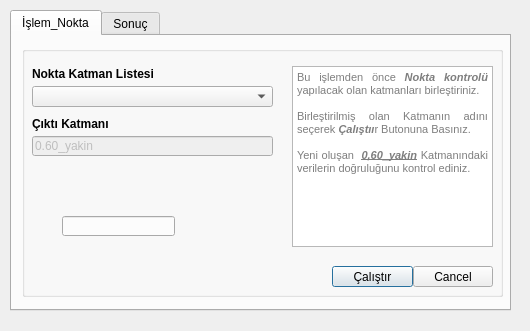
<?xml version="1.0" encoding="UTF-8"?>
<ui version="4.0">
 <class>NoktaKontrolDialogBase</class>
 <widget class="QDialog" name="NoktaKontrolDialogBase">
  <property name="geometry">
   <rect>
    <x>0</x>
    <y>0</y>
    <width>530</width>
    <height>331</height>
   </rect>
  </property>
  <property name="windowTitle">
   <string>CBS Yakın Nokta Kontrolu</string>
  </property>
  <widget class="QTabWidget" name="tabWidget">
   <property name="geometry">
    <rect>
     <x>10</x>
     <y>10</y>
     <width>501</width>
     <height>301</height>
    </rect>
   </property>
   <property name="autoFillBackground">
    <bool>false</bool>
   </property>
   <property name="currentIndex">
    <number>0</number>
   </property>
   <widget class="QWidget" name="tab">
    <attribute name="title">
     <string>İşlem_Nokta</string>
    </attribute>
    <widget class="QGroupBox" name="groupBox">
     <property name="geometry">
      <rect>
       <x>10</x>
       <y>10</y>
       <width>481</width>
       <height>251</height>
      </rect>
     </property>
     <property name="title">
      <string/>
     </property>
     <widget class="QLineEdit" name="lineEdit">
      <property name="enabled">
       <bool>false</bool>
      </property>
      <property name="geometry">
       <rect>
        <x>10</x>
        <y>90</y>
        <width>241</width>
        <height>20</height>
       </rect>
      </property>
      <property name="font">
       <font>
        <strikeout>false</strikeout>
       </font>
      </property>
      <property name="toolTip">
       <string>Çıktı Katman Adı</string>
      </property>
      <property name="whatsThis">
       <string/>
      </property>
      <property name="text">
       <string>0.60_yakin</string>
      </property>
     </widget>
     <widget class="QPushButton" name="ButonNoktaKontrol">
      <property name="geometry">
       <rect>
        <x>310</x>
        <y>220</y>
        <width>81</width>
        <height>21</height>
       </rect>
      </property>
      <property name="text">
       <string>Çalıştır</string>
      </property>
      <property name="checkable">
       <bool>false</bool>
      </property>
     </widget>
     <widget class="QDialogButtonBox" name="button_box">
      <property name="geometry">
       <rect>
        <x>390</x>
        <y>220</y>
        <width>81</width>
        <height>21</height>
       </rect>
      </property>
      <property name="orientation">
       <enum>Qt::Horizontal</enum>
      </property>
      <property name="standardButtons">
       <set>QDialogButtonBox::Cancel</set>
      </property>
     </widget>
     <widget class="QLabel" name="label_3">
      <property name="geometry">
       <rect>
        <x>10</x>
        <y>70</y>
        <width>111</width>
        <height>16</height>
       </rect>
      </property>
      <property name="font">
       <font>
        <weight>75</weight>
        <bold>true</bold>
       </font>
      </property>
      <property name="text">
       <string>Çıktı Katmanı</string>
      </property>
     </widget>
     <widget class="QLabel" name="label">
      <property name="geometry">
       <rect>
        <x>10</x>
        <y>20</y>
        <width>151</width>
        <height>16</height>
       </rect>
      </property>
      <property name="font">
       <font>
        <weight>75</weight>
        <bold>true</bold>
       </font>
      </property>
      <property name="text">
       <string>Nokta Katman Listesi</string>
      </property>
     </widget>
     <widget class="QTextBrowser" name="textBrowser">
      <property name="geometry">
       <rect>
        <x>270</x>
        <y>20</y>
        <width>201</width>
        <height>181</height>
       </rect>
      </property>
      <property name="html">
       <string>&lt;!DOCTYPE HTML PUBLIC &quot;-//W3C//DTD HTML 4.0//EN&quot; &quot;http://www.w3.org/TR/REC-html40/strict.dtd&quot;&gt;
&lt;html&gt;&lt;head&gt;&lt;meta name=&quot;qrichtext&quot; content=&quot;1&quot; /&gt;&lt;style type=&quot;text/css&quot;&gt;
p, li { white-space: pre-wrap; }
&lt;/style&gt;&lt;/head&gt;&lt;body style=&quot; font-family:'MS Shell Dlg 2'; font-size:8.25pt; font-weight:400; font-style:normal;&quot;&gt;
&lt;p align=&quot;justify&quot; style=&quot; margin-top:0px; margin-bottom:0px; margin-left:0px; margin-right:0px; -qt-block-indent:0; text-indent:0px;&quot;&gt;&lt;span style=&quot; font-size:8pt; color:#7e7e7e;&quot;&gt;Bu işlemden önce&lt;/span&gt;&lt;span style=&quot; font-size:8pt; font-weight:600; font-style:italic; color:#7e7e7e;&quot;&gt; Nokta kontrolü &lt;/span&gt;&lt;span style=&quot; font-size:8pt; color:#7e7e7e;&quot;&gt;yapılacak olan katmanları birleştiriniz. &lt;/span&gt;&lt;/p&gt;
&lt;p align=&quot;justify&quot; style=&quot;-qt-paragraph-type:empty; margin-top:0px; margin-bottom:0px; margin-left:0px; margin-right:0px; -qt-block-indent:0; text-indent:0px; font-size:8pt; color:#7e7e7e;&quot;&gt;&lt;br /&gt;&lt;/p&gt;
&lt;p align=&quot;justify&quot; style=&quot; margin-top:0px; margin-bottom:0px; margin-left:0px; margin-right:0px; -qt-block-indent:0; text-indent:0px;&quot;&gt;&lt;span style=&quot; font-size:8pt; color:#7e7e7e;&quot;&gt;Birleştirilmiş olan Katmanın adını seçerek &lt;/span&gt;&lt;span style=&quot; font-size:8pt; font-weight:600; font-style:italic; color:#7e7e7e;&quot;&gt;Çalıştıı&lt;/span&gt;&lt;span style=&quot; font-size:8pt; color:#7e7e7e;&quot;&gt;r Butonuna Basınız.&lt;/span&gt;&lt;/p&gt;
&lt;p align=&quot;justify&quot; style=&quot;-qt-paragraph-type:empty; margin-top:0px; margin-bottom:0px; margin-left:0px; margin-right:0px; -qt-block-indent:0; text-indent:0px; font-size:8pt; color:#7e7e7e;&quot;&gt;&lt;br /&gt;&lt;/p&gt;
&lt;p align=&quot;justify&quot; style=&quot; margin-top:0px; margin-bottom:0px; margin-left:0px; margin-right:0px; -qt-block-indent:0; text-indent:0px;&quot;&gt;&lt;span style=&quot; font-size:8pt; color:#7e7e7e;&quot;&gt;Yeni oluşan  &lt;/span&gt;&lt;span style=&quot; font-size:8pt; font-weight:600; font-style:italic; text-decoration: underline; color:#7e7e7e;&quot;&gt;0,60_yakin&lt;/span&gt;&lt;span style=&quot; font-size:8pt; color:#7e7e7e;&quot;&gt; Katmanındaki verilerin doğruluğunu kontrol ediniz.&lt;/span&gt;&lt;/p&gt;&lt;/body&gt;&lt;/html&gt;</string>
      </property>
     </widget>
     <widget class="QgsMapLayerComboBox" name="mMapLayerComboBox">
      <property name="geometry">
       <rect>
        <x>10</x>
        <y>40</y>
        <width>241</width>
        <height>21</height>
       </rect>
      </property>
      <property name="showCrs">
       <bool>true</bool>
      </property>
     </widget>
    </widget>
    <widget class="QLineEdit" name="line1">
     <property name="geometry">
      <rect>
       <x>50</x>
       <y>180</y>
       <width>113</width>
       <height>20</height>
      </rect>
     </property>
    </widget>
    <zorder>line1</zorder>
    <zorder>groupBox</zorder>
   </widget>
   <widget class="QWidget" name="tab_2">
    <attribute name="title">
     <string>Sonuç</string>
    </attribute>
    <widget class="QTextEdit" name="textlog">
     <property name="geometry">
      <rect>
       <x>10</x>
       <y>10</y>
       <width>481</width>
       <height>261</height>
      </rect>
     </property>
    </widget>
   </widget>
  </widget>
 </widget>
 <customwidgets>
  <customwidget>
   <class>QgsMapLayerComboBox</class>
   <extends>QComboBox</extends>
   <header>qgsmaplayercombobox.h</header>
  </customwidget>
 </customwidgets>
 <resources/>
 <connections>
  <connection>
   <sender>button_box</sender>
   <signal>rejected()</signal>
   <receiver>NoktaKontrolDialogBase</receiver>
   <slot>reject()</slot>
   <hints>
    <hint type="sourcelabel">
     <x>20</x>
     <y>20</y>
    </hint>
    <hint type="destinationlabel">
     <x>20</x>
     <y>20</y>
    </hint>
   </hints>
  </connection>
  <connection>
   <sender>button_box</sender>
   <signal>accepted()</signal>
   <receiver>NoktaKontrolDialogBase</receiver>
   <slot>accept()</slot>
   <hints>
    <hint type="sourcelabel">
     <x>20</x>
     <y>20</y>
    </hint>
    <hint type="destinationlabel">
     <x>20</x>
     <y>20</y>
    </hint>
   </hints>
  </connection>
 </connections>
</ui>
